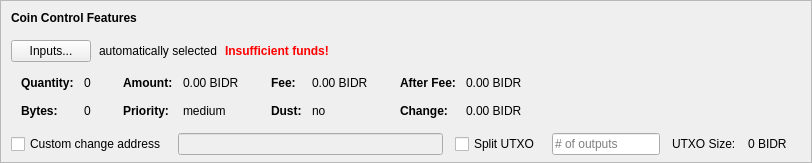
    <widget class="QFrame" name="frameCoinControl">
     <property name="sizePolicy">
      <sizepolicy hsizetype="Expanding" vsizetype="Expanding">
       <horstretch>0</horstretch>
       <verstretch>0</verstretch>
      </sizepolicy>
     </property>
     <property name="maximumSize">
      <size>
       <width>16777215</width>
       <height>16777215</height>
      </size>
     </property>
     <property name="frameShape">
      <enum>QFrame::StyledPanel</enum>
     </property>
     <property name="frameShadow">
      <enum>QFrame::Sunken</enum>
     </property>
     <layout class="QVBoxLayout" name="verticalLayoutCoinControl2">
      <property name="spacing">
       <number>0</number>
      </property>
      <property name="leftMargin">
       <number>0</number>
      </property>
      <property name="topMargin">
       <number>0</number>
      </property>
      <property name="rightMargin">
       <number>0</number>
      </property>
      <property name="bottomMargin">
       <number>6</number>
      </property>
      <item>
       <layout class="QVBoxLayout" name="verticalLayoutCoinControl" stretch="0,0,0,0,1">
        <property name="spacing">
         <number>0</number>
        </property>
        <property name="leftMargin">
         <number>10</number>
        </property>
        <property name="topMargin">
         <number>10</number>
        </property>
        <item>
         <layout class="QHBoxLayout" name="horizontalLayoutCoinControl1">
          <property name="bottomMargin">
           <number>15</number>
          </property>
          <item>
           <widget class="QLabel" name="labelCoinControlFeatures">
            <property name="sizePolicy">
             <sizepolicy hsizetype="Preferred" vsizetype="Maximum">
              <horstretch>0</horstretch>
              <verstretch>0</verstretch>
             </sizepolicy>
            </property>
            <property name="font">
             <font>
              <weight>75</weight>
              <bold>true</bold>
             </font>
            </property>
            <property name="styleSheet">
             <string notr="true">font-weight:bold;</string>
            </property>
            <property name="text">
             <string>Coin Control Features</string>
            </property>
           </widget>
          </item>
         </layout>
        </item>
        <item>
         <layout class="QHBoxLayout" name="horizontalLayoutCoinControl2" stretch="0,0,0,0">
          <property name="spacing">
           <number>8</number>
          </property>
          <property name="bottomMargin">
           <number>10</number>
          </property>
          <item>
           <widget class="QPushButton" name="pushButtonCoinControl">
            <property name="styleSheet">
             <string notr="true"/>
            </property>
            <property name="text">
             <string>Inputs...</string>
            </property>
            <property name="autoDefault">
             <bool>false</bool>
            </property>
           </widget>
          </item>
          <item>
           <widget class="QLabel" name="labelCoinControlAutomaticallySelected">
            <property name="text">
             <string>automatically selected</string>
            </property>
            <property name="margin">
             <number>5</number>
            </property>
           </widget>
          </item>
          <item>
           <widget class="QLabel" name="labelCoinControlInsuffFunds">
            <property name="font">
             <font>
              <weight>75</weight>
              <bold>true</bold>
             </font>
            </property>
            <property name="styleSheet">
             <string notr="true">color:red;font-weight:bold;</string>
            </property>
            <property name="text">
             <string>Insufficient funds!</string>
            </property>
            <property name="margin">
             <number>5</number>
            </property>
           </widget>
          </item>
          <item>
           <spacer name="horizontalSpacerCoinControl">
            <property name="orientation">
             <enum>Qt::Horizontal</enum>
            </property>
            <property name="sizeHint" stdset="0">
             <size>
              <width>40</width>
              <height>1</height>
             </size>
            </property>
           </spacer>
          </item>
         </layout>
        </item>
        <item>
         <widget class="QWidget" name="widgetCoinControl" native="true">
          <property name="sizePolicy">
           <sizepolicy hsizetype="Preferred" vsizetype="Preferred">
            <horstretch>0</horstretch>
            <verstretch>0</verstretch>
           </sizepolicy>
          </property>
          <property name="minimumSize">
           <size>
            <width>0</width>
            <height>0</height>
           </size>
          </property>
          <property name="styleSheet">
           <string notr="true"/>
          </property>
          <layout class="QHBoxLayout" name="horizontalLayoutCoinControl5">
           <property name="leftMargin">
            <number>0</number>
           </property>
           <property name="topMargin">
            <number>0</number>
           </property>
           <property name="rightMargin">
            <number>0</number>
           </property>
           <property name="bottomMargin">
            <number>0</number>
           </property>
           <item>
            <layout class="QHBoxLayout" name="horizontalLayoutCoinControl3" stretch="0,0,0,1">
             <property name="spacing">
              <number>20</number>
             </property>
             <property name="topMargin">
              <number>0</number>
             </property>
             <property name="bottomMargin">
              <number>10</number>
             </property>
             <item>
              <layout class="QFormLayout" name="formLayoutCoinControl1">
               <property name="horizontalSpacing">
                <number>10</number>
               </property>
               <property name="verticalSpacing">
                <number>14</number>
               </property>
               <property name="leftMargin">
                <number>10</number>
               </property>
               <property name="topMargin">
                <number>4</number>
               </property>
               <property name="rightMargin">
                <number>6</number>
               </property>
               <item row="0" column="0">
                <widget class="QLabel" name="labelCoinControlQuantityText">
                 <property name="font">
                  <font>
                   <weight>75</weight>
                   <bold>true</bold>
                  </font>
                 </property>
                 <property name="text">
                  <string>Quantity:</string>
                 </property>
                 <property name="margin">
                  <number>0</number>
                 </property>
                </widget>
               </item>
               <item row="0" column="1">
                <widget class="QLabel" name="labelCoinControlQuantity">
                 <property name="cursor">
                  <cursorShape>IBeamCursor</cursorShape>
                 </property>
                 <property name="contextMenuPolicy">
                  <enum>Qt::ActionsContextMenu</enum>
                 </property>
                 <property name="text">
                  <string notr="true">0</string>
                 </property>
                 <property name="margin">
                  <number>0</number>
                 </property>
                 <property name="textInteractionFlags">
                  <set>Qt::LinksAccessibleByMouse|Qt::TextSelectableByKeyboard|Qt::TextSelectableByMouse</set>
                 </property>
                </widget>
               </item>
               <item row="1" column="0">
                <widget class="QLabel" name="labelCoinControlBytesText">
                 <property name="font">
                  <font>
                   <weight>75</weight>
                   <bold>true</bold>
                  </font>
                 </property>
                 <property name="text">
                  <string>Bytes:</string>
                 </property>
                </widget>
               </item>
               <item row="1" column="1">
                <widget class="QLabel" name="labelCoinControlBytes">
                 <property name="cursor">
                  <cursorShape>IBeamCursor</cursorShape>
                 </property>
                 <property name="contextMenuPolicy">
                  <enum>Qt::ActionsContextMenu</enum>
                 </property>
                 <property name="text">
                  <string notr="true">0</string>
                 </property>
                 <property name="textInteractionFlags">
                  <set>Qt::LinksAccessibleByMouse|Qt::TextSelectableByKeyboard|Qt::TextSelectableByMouse</set>
                 </property>
                </widget>
               </item>
              </layout>
             </item>
             <item>
              <layout class="QFormLayout" name="formLayoutCoinControl2">
               <property name="horizontalSpacing">
                <number>10</number>
               </property>
               <property name="verticalSpacing">
                <number>14</number>
               </property>
               <property name="leftMargin">
                <number>6</number>
               </property>
               <property name="topMargin">
                <number>4</number>
               </property>
               <property name="rightMargin">
                <number>6</number>
               </property>
               <item row="0" column="0">
                <widget class="QLabel" name="labelCoinControlAmountText">
                 <property name="font">
                  <font>
                   <weight>75</weight>
                   <bold>true</bold>
                  </font>
                 </property>
                 <property name="text">
                  <string>Amount:</string>
                 </property>
                 <property name="margin">
                  <number>0</number>
                 </property>
                </widget>
               </item>
               <item row="0" column="1">
                <widget class="QLabel" name="labelCoinControlAmount">
                 <property name="cursor">
                  <cursorShape>IBeamCursor</cursorShape>
                 </property>
                 <property name="contextMenuPolicy">
                  <enum>Qt::ActionsContextMenu</enum>
                 </property>
                 <property name="text">
                  <string notr="true">0.00 BIDR</string>
                 </property>
                 <property name="textInteractionFlags">
                  <set>Qt::LinksAccessibleByMouse|Qt::TextSelectableByKeyboard|Qt::TextSelectableByMouse</set>
                 </property>
                </widget>
               </item>
               <item row="1" column="0">
                <widget class="QLabel" name="labelCoinControlPriorityText">
                 <property name="font">
                  <font>
                   <weight>75</weight>
                   <bold>true</bold>
                  </font>
                 </property>
                 <property name="text">
                  <string>Priority:</string>
                 </property>
                </widget>
               </item>
               <item row="1" column="1">
                <widget class="QLabel" name="labelCoinControlPriority">
                 <property name="cursor">
                  <cursorShape>IBeamCursor</cursorShape>
                 </property>
                 <property name="contextMenuPolicy">
                  <enum>Qt::ActionsContextMenu</enum>
                 </property>
                 <property name="text">
                  <string>medium</string>
                 </property>
                 <property name="textInteractionFlags">
                  <set>Qt::LinksAccessibleByMouse|Qt::TextSelectableByKeyboard|Qt::TextSelectableByMouse</set>
                 </property>
                </widget>
               </item>
              </layout>
             </item>
             <item>
              <layout class="QFormLayout" name="formLayoutCoinControl3">
               <property name="horizontalSpacing">
                <number>10</number>
               </property>
               <property name="verticalSpacing">
                <number>14</number>
               </property>
               <property name="leftMargin">
                <number>6</number>
               </property>
               <property name="topMargin">
                <number>4</number>
               </property>
               <property name="rightMargin">
                <number>6</number>
               </property>
               <item row="0" column="0">
                <widget class="QLabel" name="labelCoinControlFeeText">
                 <property name="font">
                  <font>
                   <weight>75</weight>
                   <bold>true</bold>
                  </font>
                 </property>
                 <property name="text">
                  <string>Fee:</string>
                 </property>
                 <property name="margin">
                  <number>0</number>
                 </property>
                </widget>
               </item>
               <item row="0" column="1">
                <widget class="QLabel" name="labelCoinControlFee">
                 <property name="cursor">
                  <cursorShape>IBeamCursor</cursorShape>
                 </property>
                 <property name="contextMenuPolicy">
                  <enum>Qt::ActionsContextMenu</enum>
                 </property>
                 <property name="text">
                  <string notr="true">0.00 BIDR</string>
                 </property>
                 <property name="textInteractionFlags">
                  <set>Qt::LinksAccessibleByMouse|Qt::TextSelectableByKeyboard|Qt::TextSelectableByMouse</set>
                 </property>
                </widget>
               </item>
               <item row="1" column="0">
                <widget class="QLabel" name="labelCoinControlLowOutputText">
                 <property name="font">
                  <font>
                   <weight>75</weight>
                   <bold>true</bold>
                  </font>
                 </property>
                 <property name="text">
                  <string>Dust:</string>
                 </property>
                </widget>
               </item>
               <item row="1" column="1">
                <widget class="QLabel" name="labelCoinControlLowOutput">
                 <property name="cursor">
                  <cursorShape>IBeamCursor</cursorShape>
                 </property>
                 <property name="contextMenuPolicy">
                  <enum>Qt::ActionsContextMenu</enum>
                 </property>
                 <property name="text">
                  <string>no</string>
                 </property>
                 <property name="textInteractionFlags">
                  <set>Qt::LinksAccessibleByMouse|Qt::TextSelectableByKeyboard|Qt::TextSelectableByMouse</set>
                 </property>
                </widget>
               </item>
              </layout>
             </item>
             <item>
              <layout class="QFormLayout" name="formLayoutCoinControl4">
               <property name="horizontalSpacing">
                <number>10</number>
               </property>
               <property name="verticalSpacing">
                <number>14</number>
               </property>
               <property name="leftMargin">
                <number>6</number>
               </property>
               <property name="topMargin">
                <number>4</number>
               </property>
               <property name="rightMargin">
                <number>6</number>
               </property>
               <item row="0" column="0">
                <widget class="QLabel" name="labelCoinControlAfterFeeText">
                 <property name="font">
                  <font>
                   <weight>75</weight>
                   <bold>true</bold>
                  </font>
                 </property>
                 <property name="text">
                  <string>After Fee:</string>
                 </property>
                 <property name="margin">
                  <number>0</number>
                 </property>
                </widget>
               </item>
               <item row="0" column="1">
                <widget class="QLabel" name="labelCoinControlAfterFee">
                 <property name="cursor">
                  <cursorShape>IBeamCursor</cursorShape>
                 </property>
                 <property name="contextMenuPolicy">
                  <enum>Qt::ActionsContextMenu</enum>
                 </property>
                 <property name="text">
                  <string notr="true">0.00 BIDR</string>
                 </property>
                 <property name="textInteractionFlags">
                  <set>Qt::LinksAccessibleByMouse|Qt::TextSelectableByKeyboard|Qt::TextSelectableByMouse</set>
                 </property>
                </widget>
               </item>
               <item row="1" column="0">
                <widget class="QLabel" name="labelCoinControlChangeText">
                 <property name="font">
                  <font>
                   <weight>75</weight>
                   <bold>true</bold>
                  </font>
                 </property>
                 <property name="text">
                  <string>Change:</string>
                 </property>
                </widget>
               </item>
               <item row="1" column="1">
                <widget class="QLabel" name="labelCoinControlChange">
                 <property name="cursor">
                  <cursorShape>IBeamCursor</cursorShape>
                 </property>
                 <property name="contextMenuPolicy">
                  <enum>Qt::ActionsContextMenu</enum>
                 </property>
                 <property name="text">
                  <string notr="true">0.00 BIDR</string>
                 </property>
                 <property name="textInteractionFlags">
                  <set>Qt::LinksAccessibleByMouse|Qt::TextSelectableByKeyboard|Qt::TextSelectableByMouse</set>
                 </property>
                </widget>
               </item>
              </layout>
             </item>
            </layout>
           </item>
          </layout>
         </widget>
        </item>
        <item>
         <layout class="QHBoxLayout" name="horizontalLayoutCoinControl4" stretch="0,0,0,0,0,0,0">
          <property name="spacing">
           <number>12</number>
          </property>
          <property name="sizeConstraint">
           <enum>QLayout::SetDefaultConstraint</enum>
          </property>
          <property name="topMargin">
           <number>5</number>
          </property>
          <property name="rightMargin">
           <number>5</number>
          </property>
          <item>
           <widget class="QCheckBox" name="checkBoxCoinControlChange">
            <property name="toolTip">
             <string>If this is activated, but the change address is empty or invalid, change will be sent to a newly generated address.</string>
            </property>
            <property name="text">
             <string>Custom change address</string>
            </property>
           </widget>
          </item>
          <item>
           <widget class="QValidatedLineEdit" name="lineEditCoinControlChange">
            <property name="enabled">
             <bool>false</bool>
            </property>
            <property name="sizePolicy">
             <sizepolicy hsizetype="Expanding" vsizetype="Fixed">
              <horstretch>0</horstretch>
              <verstretch>0</verstretch>
             </sizepolicy>
            </property>
           </widget>
          </item>
          <item>
           <widget class="QCheckBox" name="splitBlockCheckBox">
            <property name="text">
             <string>Split UTXO</string>
            </property>
           </widget>
          </item>
          <item>
           <widget class="QLineEdit" name="splitBlockLineEdit">
            <property name="sizePolicy">
             <sizepolicy hsizetype="Fixed" vsizetype="Fixed">
              <horstretch>50</horstretch>
              <verstretch>0</verstretch>
             </sizepolicy>
            </property>
            <property name="placeholderText">
             <string># of outputs</string>
            </property>
           </widget>
          </item>
          <item>
           <widget class="QLabel" name="labelBlockSizeText">
            <property name="text">
             <string>UTXO Size:</string>
            </property>
           </widget>
          </item>
          <item>
           <widget class="QLabel" name="labelBlockSize">
            <property name="text">
             <string>0 BIDR</string>
            </property>
           </widget>
          </item>
          <item>
           <widget class="QLabel" name="labelCoinControlChangeLabel">
            <property name="sizePolicy">
             <sizepolicy hsizetype="Preferred" vsizetype="Expanding">
              <horstretch>0</horstretch>
              <verstretch>0</verstretch>
             </sizepolicy>
            </property>
            <property name="minimumSize">
             <size>
              <width>0</width>
              <height>0</height>
             </size>
            </property>
            <property name="text">
             <string/>
            </property>
            <property name="margin">
             <number>3</number>
            </property>
           </widget>
          </item>
         </layout>
        </item>
        <item>
         <spacer name="verticalSpacerCoinControl">
          <property name="orientation">
           <enum>Qt::Vertical</enum>
          </property>
          <property name="sizeHint" stdset="0">
           <size>
            <width>800</width>
            <height>1</height>
           </size>
          </property>
         </spacer>
        </item>
       </layout>
      </item>
     </layout>
    </widget>
